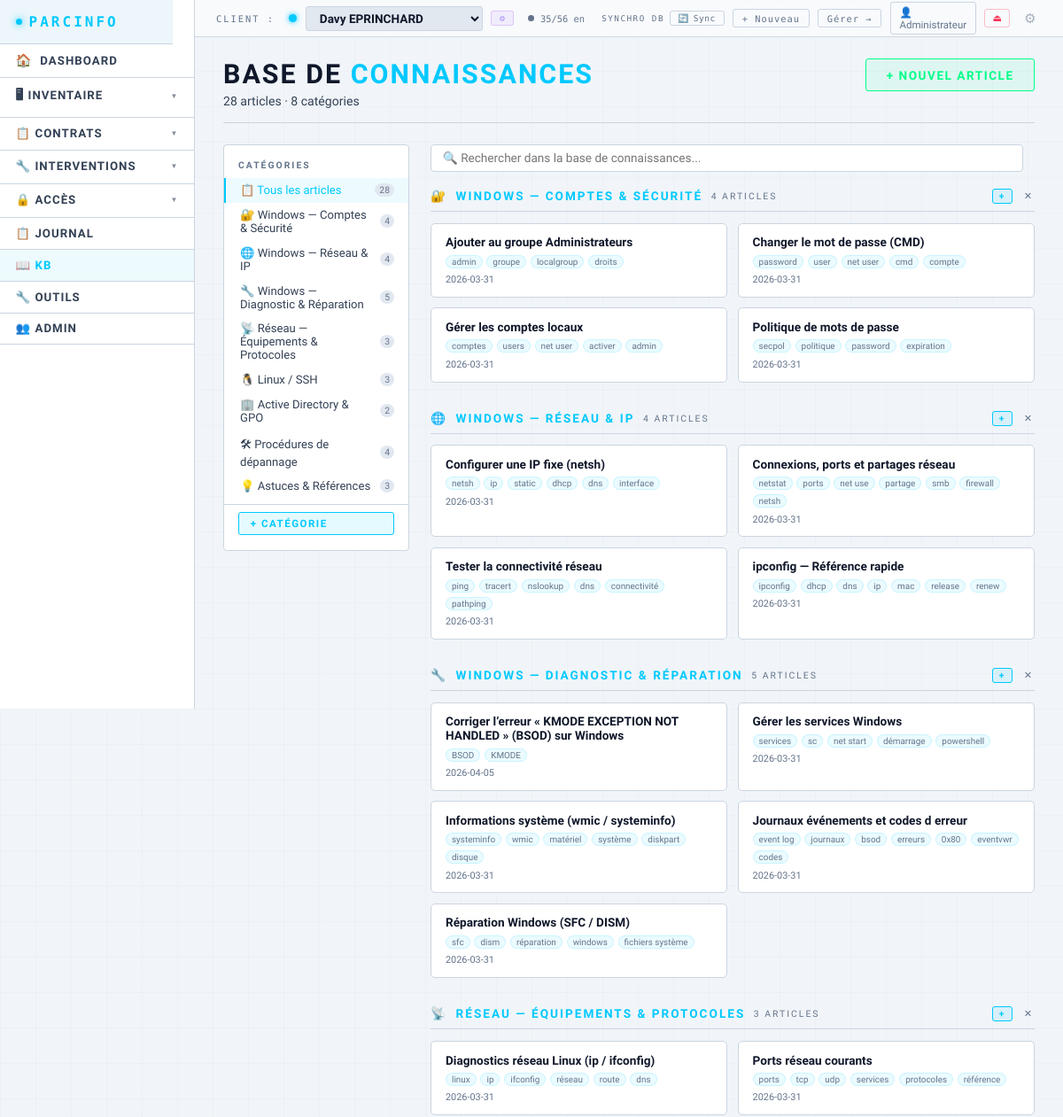
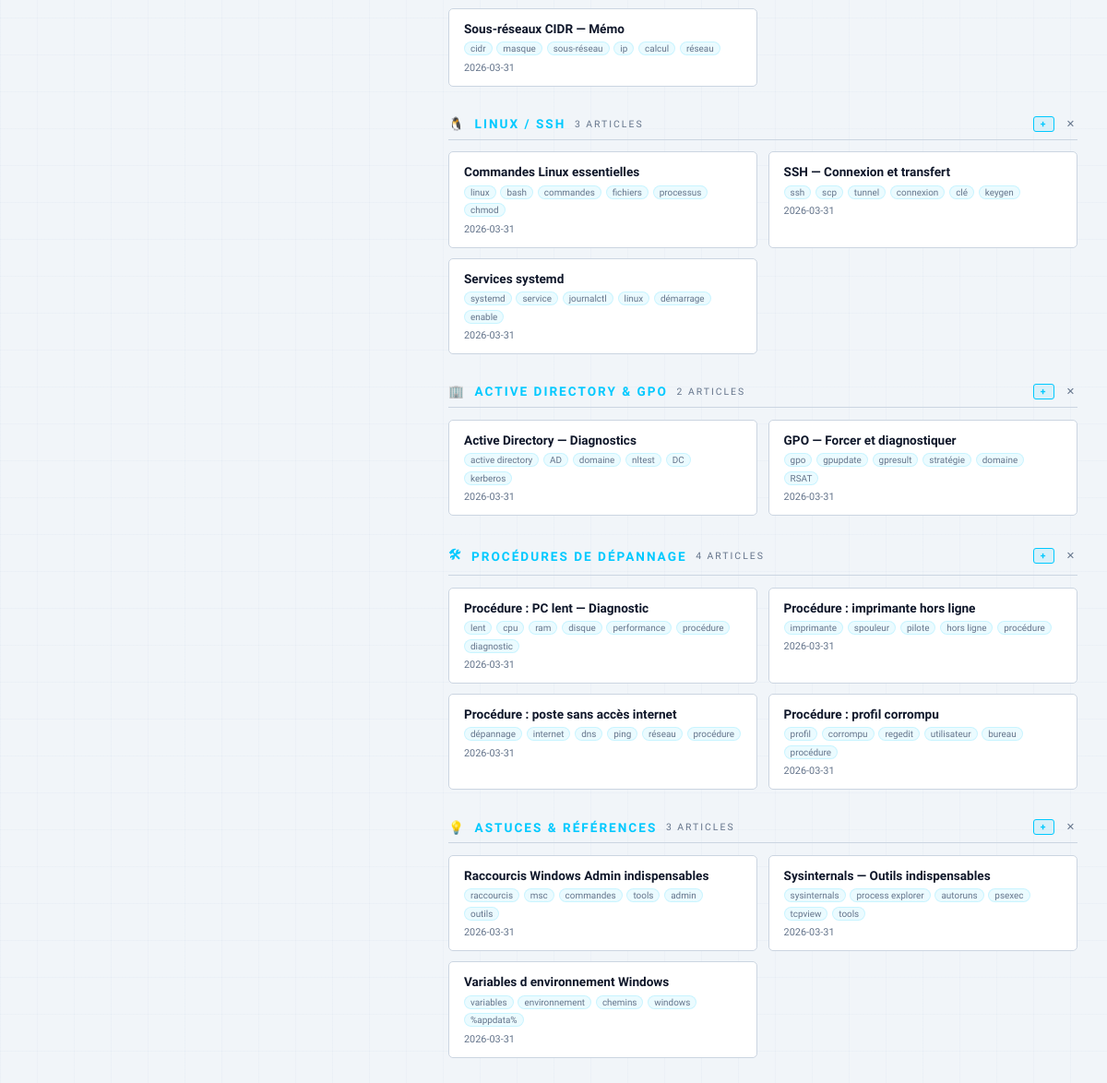
Screenshot of /kb (signed in) with the database file from the repository (2 pictures, top to bottom).
### tables this page shows
CREATE TABLE clients (
        id INTEGER PRIMARY KEY AUTOINCREMENT,
        nom TEXT NOT NULL DEFAULT '',
        contact TEXT DEFAULT '',
        telephone TEXT DEFAULT '',
        email TEXT DEFAULT '',
        adresse TEXT DEFAULT '',
        notes TEXT DEFAULT '',
        couleur TEXT DEFAULT '#00c9ff',
        date_creation TEXT DEFAULT '',
        date_maj TEXT DEFAULT '', auth_user_id INTEGER DEFAULT NULL);

CREATE TABLE kb_categories (
        id INTEGER PRIMARY KEY AUTOINCREMENT,
        nom TEXT NOT NULL,
        icone TEXT DEFAULT '📋',
        ordre INTEGER DEFAULT 0);

CREATE TABLE kb_articles (
        id INTEGER PRIMARY KEY AUTOINCREMENT,
        categorie_id INTEGER NOT NULL,
        titre TEXT NOT NULL,
        contenu TEXT NOT NULL,
        tags TEXT DEFAULT '',
        date_creation TEXT,
        date_maj TEXT,
        FOREIGN KEY (categorie_id) REFERENCES kb_categories(id));

### app.py (the view)
@app.route('/kb')
@login_required
def page_kb():
    conn = get_db()
    cats = [row_to_dict(r) for r in conn.execute(
        'SELECT * FROM kb_categories ORDER BY ordre, nom').fetchall()]
    articles = [row_to_dict(r) for r in conn.execute(
        'SELECT a.*, c.nom as cat_nom, c.icone as cat_icone FROM kb_articles a '
        'JOIN kb_categories c ON a.categorie_id=c.id ORDER BY c.ordre, a.titre').fetchall()]
    conn.close()
    return render_template('kb.html', cats=cats, articles=articles,
                           clients=get_clients(), client_actif_id=get_client_id())

### templates/kb.html (shortened to what this page needs)
{% extends "base.html" %}
{% block content %}
<div class="page-header" style="display:flex;align-items:flex-start;justify-content:space-between;gap:1rem;flex-wrap:wrap;">
    <div>
        <h1>Base de <span>Connaissances</span></h1>
        <p>{{ articles|length }} article{{ 's' if articles|length != 1 }} · {{ cats|length }} catégorie{{ 's' if cats|length != 1 }}</p>
    </div>
    <button class="btn btn-success" onclick="KB.nouvelArticle()">+ Nouvel article</button>
</div>
<div class="kb-wrap">
    <aside class="kb-sidebar">
        <div class="kb-sidebar-title">Catégories</div>
        <a class="kb-cat-link active" data-cat="all" onclick="KB.filtrerCat('all',this)">
            📋 Tous les articles
            <span class="kb-cat-count">{{ articles|length }}</span>
        </a>
        {% for cat in cats %}
        {% set nb = articles | selectattr('categorie_id','eq',cat.id) | list | length %}
        <a class="kb-cat-link" data-cat="{{ cat.id }}" onclick="KB.filtrerCat({{ cat.id }},this)">
            {{ cat.icone }} {{ cat.nom }}
            <span class="kb-cat-count">{{ nb }}</span>
        </a>
        {% endfor %}
        <div class="kb-sidebar-add">
            <button class="btn btn-primary btn-sm" style="width:100%;font-size:.72rem;"
                    onclick="KB.nouvelleCategorie()">+ Catégorie</button>
        </div>
    </aside>
    <div class="kb-main">
        <div class="kb-topbar">
            <input type="text" class="kb-search" id="kb-search"
                   placeholder="🔍 Rechercher dans la base de connaissances..."
                   oninput="KB.rechercher(this.value)">
        </div>
        <div id="kb-content">
            {% for cat in cats %}
            {% set cat_articles = articles | selectattr('categorie_id','eq',cat.id) | list %}
            {% if cat_articles %}
            <div class="kb-section" data-cat-section="{{ cat.id }}">
                <div class="kb-section-title">
                    <span>{{ cat.icone }}</span>
                    {{ cat.nom }}
                    <span style="font-size:.65rem;color:var(--text-muted);font-weight:400;">{{ cat_articles|length }} article{{ 's' if cat_articles|length != 1 }}</span>
                    <button class="btn btn-primary btn-sm" style="margin-left:auto;padding:1px 7px;font-size:.65rem;"
                            onclick="KB.nouvelArticle({{ cat.id }})">+</button>
                    <button onclick="KB.supprimerCategorie({{ cat.id }},'{{ cat.nom|e }}')"
                            style="background:none;border:none;color:var(--text-muted);cursor:pointer;font-size:.7rem;padding:0 3px;"
                            title="Supprimer la catégorie">✕</button>
                </div>
                <div class="kb-grid">
                    {% for a in cat_articles %}
                    <div class="kb-card" data-id="{{ a.id }}" data-cat="{{ a.categorie_id }}"
                         data-search="{{ a.titre|lower }} {{ a.tags|lower }} {{ a.contenu|lower }}"
                         onclick="KB.ouvrirArticle({{ a.id }})">
                        <div class="kb-card-title">{{ a.titre }}</div>
                        {% if a.tags %}
                        <div class="kb-card-tags">
                            {% for tag in a.tags.split(',') %}{% if tag.strip() %}
                            <span class="kb-tag">{{ tag.strip() }}</span>
                            {% endif %}{% endfor %}
                        </div>
                        {% endif %}
                        <div class="kb-card-meta">{{ a.date_maj[:10] if a.date_maj else '' }}</div>
                    </div>
                    {% endfor %}
                </div>
            </div>
            {% endif %}
            {% endfor %}
        </div>
    </div>
</div>
{% endblock %}

### templates/base.html (shortened to what this page needs)
<!DOCTYPE html>
<html lang="fr">
<head>
</head>
<body class="{{ 'theme-light' if cfg.get('mode') == 'light' else '' }}{{ ' nav-left' if cfg.get('nav_mode') == 'vertical' else '' }}">
<div class="client-bar">
    <span class="client-bar-label">Client :</span>
    <div class="client-select-wrap">
        {% set active_cl = clients | selectattr('id','eq', client_actif_id) | first | default(None) %}
        <span class="client-dot" style="color:{{ active_cl.couleur if active_cl else '#00c9ff' }}; background:{{ active_cl.couleur if active_cl else '#00c9ff' }};"></span>
        <select id="client-dropdown" onchange="changerClientAvecConfirmation(this)" data-current-value="{{ client_actif_id or '' }}">
            {% for cl in clients %}
            <option value="{{ cl.id }}" {% if cl.id == client_actif_id %}selected{% endif %}>{{ cl.nom }}</option>
            {% endfor %}
        </select>
        {% set acces_actif = active_cl.acces if active_cl and active_cl.acces is defined else '' %}
        {% if acces_actif %}
        <div class="topbar-acces-badge topbar-acces-{{ acces_actif }}" title="{% if acces_actif == 'proprietaire' %}Vous êtes propriétaire{% elif acces_actif == 'ecriture' %}Partagé — lecture/écriture{% elif acces_actif == 'admin' %}Accès administrateur{% else %}Partagé — lecture seule{% endif %}">
            {% if acces_actif == 'proprietaire' %}🔑{% elif acces_actif == 'ecriture' %}✏ R/W{% elif acces_actif == 'admin' %}⚙{% else %}👁{% endif %}
        </div>
        {% endif %}
    </div>
    <div class="wd-topbar idle" id="wd-global-bar">
        <span class="wd-dot"></span>
        <span id="wd-global-text">…</span>
    </div>
    <div class="client-bar-actions">
        {% if cfg.get('db_type') == 'sync' %}
        <div id="topbar-sync-wrap" style="display:flex;align-items:center;gap:.35rem;">
        {% else %}
        <div id="topbar-sync-wrap" style="display:none;align-items:center;gap:.35rem;">
        {% endif %}
            <span style="font-family:'Share Tech Mono',monospace;font-size:.58rem;letter-spacing:1.5px;
                         text-transform:uppercase;color:var(--text-muted);white-space:nowrap;">Synchro DB</span>
            <button class="topbar-sync-btn" id="topbar-sync-btn"
                    onclick="syncNow()" title="Base de données — mode synchronisation&#10;Cliquer pour synchroniser maintenant">
                <span class="topbar-sync-icon" id="topbar-sync-icon">🔄</span>
                <span id="topbar-sync-label">Sync…</span>
            </button>
        </div>
        <a href="/client/nouveau" class="client-bar-link">+ Nouveau</a>
        <a href="/clients" class="client-bar-link">Gérer →</a>
        {% if session.get('auth_user_id') %}
        <a href="/profil" style="display:flex;align-items:center;gap:.4rem;text-decoration:none;
            border:1px solid var(--border);border-radius:3px;padding:.2rem .6rem;
            font-size:.72rem;color:var(--text-muted);transition:all .15s;"
           onmouseover="this.style.borderColor='var(--accent)';this.style.color='var(--text-secondary)'"
           onmouseout="this.style.borderColor='var(--border)';this.style.color='var(--text-muted)'">
            👤 {{ session.get('auth_user_nom', 'Profil') }}
        </a>
        <a href="/logout" style="border:1px solid rgba(255,51,85,.3);border-radius:3px;padding:.2rem .5rem;
            font-size:.7rem;color:var(--accent-red);text-decoration:none;" title="Déconnexion">⏏</a>
        {% endif %}
        <button class="topbar-gear" onclick="toggleConfig()" title="Paramètres">⚙</button>
    </div>
</div>
{% set ep = request.endpoint %}
{% set inv_active = ep in ['liste_appareils','nouvel_appareil','editer_appareil','liste_peripheriques','nouveau_peripherique','editer_peripherique','parc_general','baie_brassage','page_scan','liste_plans','editer_plan'] %}
{% set contrats_active = ep in ['liste_contrats','nouveau_contrat','editer_contrat','detail_contrat'] %}
{% set secu_active = ep in ['liste_identifiants','nouvel_identifiant','editer_identifiant','liste_utilisateurs','nouvel_utilisateur','editer_utilisateur','droits_utilisateur'] %}
<nav>
    <a href="/" class="nav-brand">PARCINFO</a>
    <a href="/" {% if ep == 'index' %}class="active"{% endif %}>
        <span style="font-size:.9rem;">🏠</span> DASHBOARD
    </a>
    <div class="nav-group">
        <button class="nav-group-btn {% if inv_active %}active{% endif %}">
            🖥 Inventaire <span class="arr">▼</span>
        </button>
    </div>
    <div class="nav-group">
        <button class="nav-group-btn {% if contrats_active %}active{% endif %}">
            📋 Contrats <span class="arr">▼</span>
        </button>
    </div>
    <div class="nav-group">
        <button class="nav-group-btn {% if ep in ['liste_interventions','nouveau_intervention','detail_intervention','editer_intervention'] %}active{% endif %}">
            🔧 Interventions <span class="arr">▼</span>
        </button>
    </div>
    <div class="nav-group">
        <button class="nav-group-btn {% if secu_active %}active{% endif %}">
            🔒 Accès <span class="arr">▼</span>
        </button>
    </div>
    <a href="/historique" {% if ep == 'page_historique' %}class="active"{% endif %}>📋 Journal</a>
    <a href="/kb" {% if ep == 'page_kb' %}class="active"{% endif %}>📖 KB</a>
    <a href="/outils" {% if ep == 'page_outils' %}class="active"{% endif %}>🔧 Outils</a>
    {% if session.get('auth_user_role') == 'admin' %}
    <a href="/admin/utilisateurs" {% if ep in ['admin_utilisateurs','admin_nouvel_utilisateur','admin_editer_utilisateur'] %}class="active"{% endif %}>👥 Admin</a>
    {% endif %}
    <div class="nav-spacer"></div>
</nav>
<main>
    {% set ep = request.endpoint %}
    {% set bc = [] %}
    {% if ep in ['nouvel_appareil','editer_appareil'] %}
        {% set _ = bc.append(('Inventaire', None)) %}
        {% set _ = bc.append(('Appareils', '/appareils')) %}
        {% set _ = bc.append(('Ajouter' if ep == 'nouvel_appareil' else 'Modifier', None)) %}
    {% elif ep in ['nouveau_peripherique','editer_peripherique'] %}
        {% set _ = bc.append(('Inventaire', None)) %}
        {% set _ = bc.append(('Périphériques', '/peripheriques')) %}
        {% set _ = bc.append(('Ajouter' if ep == 'nouveau_peripherique' else 'Modifier', None)) %}
    {% elif ep in ['nouveau_contrat','editer_contrat'] %}
        {% set _ = bc.append(('Contrats', '/contrats')) %}
        {% set _ = bc.append(('Ajouter' if ep == 'nouveau_contrat' else 'Modifier', None)) %}
    {% elif ep == 'detail_contrat' %}
        {% set _ = bc.append(('Contrats', '/contrats')) %}
        {% set _ = bc.append(('Détail', None)) %}
    {% elif ep in ['nouvel_identifiant','editer_identifiant'] %}
        {% set _ = bc.append(('Accès', None)) %}
        {% set _ = bc.append(('Identifiants', '/identifiants')) %}
        {% set _ = bc.append(('Ajouter' if ep == 'nouvel_identifiant' else 'Modifier', None)) %}
    {% elif ep in ['nouvel_utilisateur','editer_utilisateur'] %}
        {% set _ = bc.append(('Accès', None)) %}
        {% set _ = bc.append(('Utilisateurs', '/utilisateurs')) %}
        {% set _ = bc.append(('Ajouter' if ep == 'nouvel_utilisateur' else 'Modifier', None)) %}
    {% elif ep == 'droits_utilisateur' %}
        {% set _ = bc.append(('Accès', None)) %}
        {% set _ = bc.append(('Utilisateurs', '/utilisateurs')) %}
        {% set _ = bc.append(('Droits', None)) %}
    {% elif ep == 'parc_general' %}
        {% set _ = bc.append(('Inventaire', None)) %}
        {% set _ = bc.append(('Parc général', None)) %}
    {% elif ep == 'baie_brassage' %}
        {% set _ = bc.append(('Inventaire', None)) %}
        {% set _ = bc.append(('Baie de brassage', None)) %}
    {% elif ep == 'page_scan' %}
        {% set _ = bc.append(('Inventaire', None)) %}
        {% set _ = bc.append(('Scan réseau', None)) %}
    {% endif %}
    {% block content %}{% endblock %}
</main>
    {% set _sk2 = [] %}
</body>
</html>

### rows the page displays
kb_categories: icone "🔐", nom "Windows — Comptes & Sécurité", nb "4", nom "WINDOWS — COMPTES & SÉCURITÉ", cat_articles "4", value "S"
kb_categories: icone "🌐", nom "Windows — Réseau & IP", nb "4", nom "WINDOWS — RÉSEAU & IP", cat_articles "4", value "S"
kb_categories: icone "🔧", nom "Windows — Diagnostic & Réparation", nb "5", nom "WINDOWS — DIAGNOSTIC & RÉPARATION", cat_articles "5", value "S"
kb_categories: icone "📡", nom "Réseau — Équipements & Protocoles", nb "3", nom "RÉSEAU — ÉQUIPEMENTS & PROTOCOLES", cat_articles "3", value "S"
kb_categories: icone "🐧", nom "Linux / SSH", nb "3", nom "LINUX / SSH", cat_articles "3", value "S"
kb_categories: icone "🏢", nom "Active Directory & GPO", nb "2", nom "ACTIVE DIRECTORY & GPO", cat_articles "2", value "S"
kb_categories: icone "🛠", nom "Procédures de dépannage", nb "4", nom "PROCÉDURES DE DÉPANNAGE", cat_articles "4", value "S"
kb_categories: icone "💡", nom "Astuces & Références", nb "3", nom "ASTUCES & RÉFÉRENCES", cat_articles "3", value "S"
kb_articles: titre "Ajouter au groupe Administrateurs", strip "admin" "groupe" "localgroup" "droits", date_maj "2026-03-31"
kb_articles: titre "Changer le mot de passe (CMD)", strip "password" "user" "net user" "cmd" "compte", date_maj "2026-03-31"
kb_articles: titre "Gérer les comptes locaux", strip "comptes" "users" "net user" "activer" "admin", date_maj "2026-03-31"
kb_articles: titre "Politique de mots de passe", strip "secpol" "politique" "password" "expiration", date_maj "2026-03-31"
kb_articles: titre "Configurer une IP fixe (netsh)", strip "netsh" "ip" "static" "dhcp" "dns" "interface", date_maj "2026-03-31"
kb_articles: titre "Connexions, ports et partages réseau", strip "netstat" "ports" "net use" "partage" "smb" "firewall" "netsh", date_maj "2026-03-31"
kb_articles: titre "Tester la connectivité réseau", strip "ping" "tracert" "nslookup" "dns" "connectivité" "pathping", date_maj "2026-03-31"
kb_articles: titre "ipconfig — Référence rapide", strip "ipconfig" "dhcp" "dns" "ip" "mac" "release" "renew", date_maj "2026-03-31"
kb_articles: titre "Corriger l’erreur « KMODE EXCEPTION NOT HANDLED » (BSOD) sur Windows", strip "BSOD" "KMODE", date_maj "2026-04-05"
kb_articles: titre "Gérer les services Windows", strip "services" "sc" "net start" "démarrage" "powershell", date_maj "2026-03-31"
kb_articles: titre "Informations système (wmic / systeminfo)", strip "systeminfo" "wmic" "matériel" "système" "diskpart" "disque", date_maj "2026-03-31"
kb_articles: titre "Journaux événements et codes d erreur", strip "event log" "journaux" "bsod" "erreurs" "0x80" "eventvwr" "codes", date_maj "2026-03-31"
kb_articles: titre "Réparation Windows (SFC / DISM)", strip "sfc" "dism" "réparation" "windows" "fichiers système", date_maj "2026-03-31"
kb_articles: titre "Diagnostics réseau Linux (ip / ifconfig)", strip "linux" "ip" "ifconfig" "réseau" "route" "dns", date_maj "2026-03-31"
kb_articles: titre "Ports réseau courants", strip "ports" "tcp" "udp" "services" "protocoles" "référence", date_maj "2026-03-31"
kb_articles: titre "Sous-réseaux CIDR — Mémo", strip "cidr" "masque" "sous-réseau" "ip" "calcul" "réseau", date_maj "2026-03-31"
kb_articles: titre "Commandes Linux essentielles", strip "linux" "bash" "commandes" "fichiers" "processus" "chmod", date_maj "2026-03-31"
kb_articles: titre "SSH — Connexion et transfert", strip "ssh" "scp" "tunnel" "connexion" "clé" "keygen", date_maj "2026-03-31"
kb_articles: titre "Services systemd", strip "systemd" "service" "journalctl" "linux" "démarrage" "enable", date_maj "2026-03-31"
kb_articles: titre "Active Directory — Diagnostics", strip "active directory" "AD" "domaine" "nltest" "DC" "kerberos", date_maj "2026-03-31"
kb_articles: titre "GPO — Forcer et diagnostiquer", strip "gpo" "gpupdate" "gpresult" "stratégie" "domaine" "RSAT", date_maj "2026-03-31"
kb_articles: titre "Procédure : PC lent — Diagnostic", strip "lent" "cpu" "ram" "disque" "performance" "procédure" "diagnostic", date_maj "2026-03-31"
kb_articles: titre "Procédure : imprimante hors ligne", strip "imprimante" "spouleur" "pilote" "hors ligne" "procédure", date_maj "2026-03-31"
kb_articles: titre "Procédure : poste sans accès internet", strip "dépannage" "internet" "dns" "ping" "réseau" "procédure", date_maj "2026-03-31"
kb_articles: titre "Procédure : profil corrompu", strip "profil" "corrompu" "regedit" "utilisateur" "bureau" "procédure", date_maj "2026-03-31"
kb_articles: titre "Raccourcis Windows Admin indispensables", strip "raccourcis" "msc" "commandes" "tools" "admin" "outils", date_maj "2026-03-31"
kb_articles: titre "Sysinternals — Outils indispensables", strip "sysinternals" "process explorer" "autoruns" "psexec" "tcpview" "tools", date_maj "2026-03-31"
kb_articles: titre "Variables d environnement Windows", strip "variables" "environnement" "chemins" "windows" "%appdata%", date_maj "2026-03-31"

### other values shown
{{ session.get('auth_user_nom', 'Profil') }} "Administrateur"
{{ articles|length }} "28"
{{ 's' if articles|length != 1 }} "s"
{{ cats|length }} "8"
{{ 's' if cats|length != 1 }} "s"
form field value "Davy EPRINCHARD"
